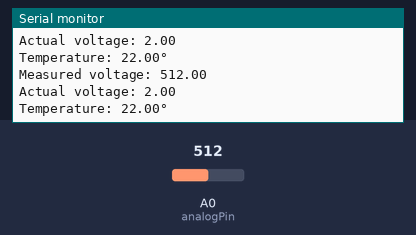
The sketch below on a simulated Arduino Uno, built with avr-gcc and run on an emulated ATmega328P. On the bench: the last lines printed to the serial monitor. The test bench sets the inputs (shaded band); at power-on: A0 (analogPin) = 512.

Above: at 5.8 s.
5.9 s: A0 (analogPin) set to 716
At 11.3 s:
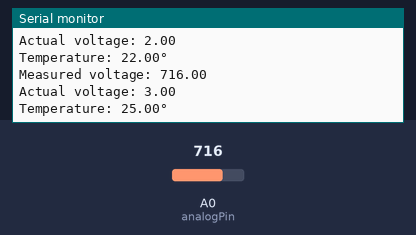
11.9 s: A0 (analogPin) set to 900
At 16.4 s:
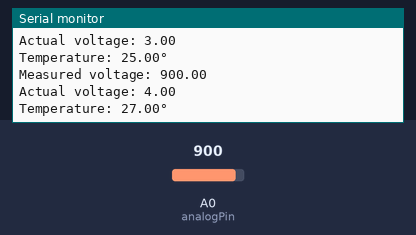
Timing chart, 0 to 17.9 s (numbered marks = the images above; inputs shaded):
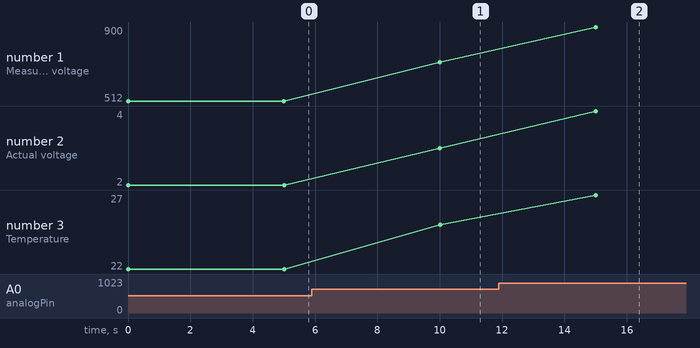

The sketch:

34338_Ex9.ino
```cpp
int analogPin = A0;

void setup() {
  Serial.begin(115200);
}

void loop() {
  float voltage_meas = analogRead(analogPin); //Measuring the voltage and using A/D converter
  double voltage_actual = map(voltage_meas, 0, 1023, 0, 5); //Mapping the voltage to actual values
  Serial.print("Measured voltage: ");
  Serial.println(voltage_meas);


  Serial.print("Actual voltage: ");
  Serial.println(voltage_actual);


  double temp = map(voltage_actual, 0, 5, 18, 30); //Mapping voltage to a corresponding temperature
  Serial.print("Temperature: ");
  Serial.print(temp);
  Serial.println("°");
  Serial.println("");
  delay(5000);
}

//////////Questions//////////
//What is wrong with this conversion from analogRead to voltage?
/*
 * int in = analogRead(A0);
 * double vol = (in / 1024) * 5000
 */
 //Answer: First of all, you should divide with 1023, not 1024 because the highest number to A/D can output is 1023. Second of all, 5000 should be a 5 instead, because the maximum output voltage is 5 volts.

 //What would the output of this code be?
 /*
  char c;
  for(int i = 0; i<4; i++){
      c = '0'+i*2;
      Serial.print(c);
      Serial.write(176);
  }
  */
//Answer: This code prints out 0⸮2⸮4⸮6⸮. It first prints out the value of c (i*2) and then it prints out the corresponding character for the ascii-code 176. But that belongs in the extended ascii library, so the monitor prints out garbage instead.

//What is the difference between print() and write()
//Answer: print() prints out the actual characters as human readable ASCII text. write() writes a binary string to the serial port and it then gets converted from ASCII to readable characters. For example Serial.write(97); will print out 'a' in the terminal.
```

Measured:
- after the input at 5.9 s, the serial monitor: prints a new line after 4.1 s (image 1)
- after the input at 11.9 s, the serial monitor: prints a new line after 3.1 s (image 2)
- plotted number 1: 512 → 716 after the input at 5.9 s, 716 → 900 after the input at 11.9 s
- plotted number 2: 2 → 3 after the input at 5.9 s, 3 → 4 after the input at 11.9 s
- plotted number 3: 22 → 25 after the input at 5.9 s, 25 → 27 after the input at 11.9 s
